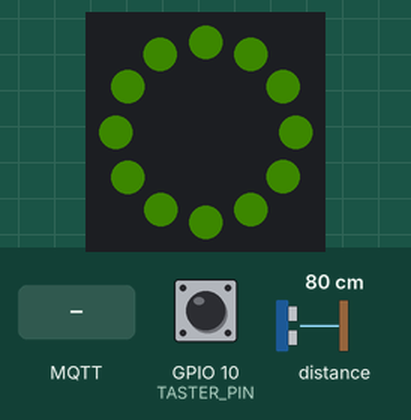
The sketch below on a simulated ESP32-C6. Parts: 12 RGB LEDs in a ring, first at the top, clockwise. The inputs (shaded band) are chosen by the test bench; at power-on: GPIO 10 (TASTER_PIN) LOW, distance to the obstacle 80 cm. Dim RGB values are drawn brighter than linear; WiFi joins after 1.5 s; servers stay silent unless stated; no MQTT or app messages arrive unless stated; what the sketch prints to the serial monitor is not drawn.

Above: at 3.7 s.
3.8 s: GPIO 10 (TASTER_PIN) pulled HIGH for 0.15 s
At 4.6 s:
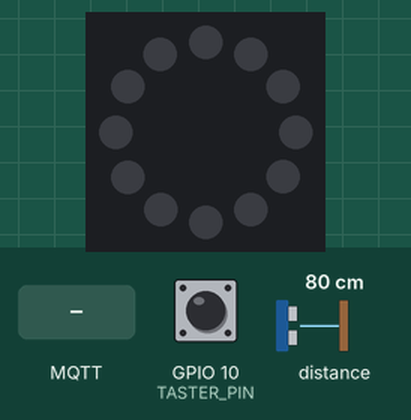
5.4 s: MQTT message "1" arrives on the first subscribed topic
At 6.4 s:
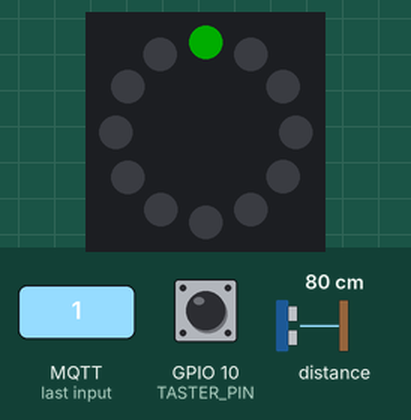
7.0 s: MQTT message "5" arrives on the first subscribed topic
At 8.0 s:
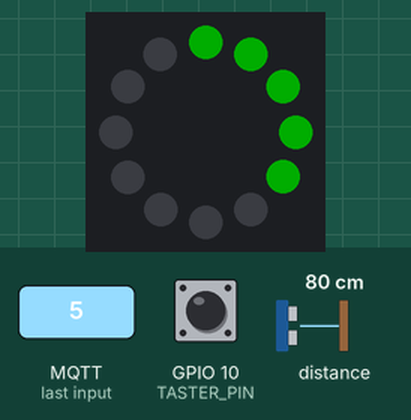
8.5 s: GPIO 10 (TASTER_PIN) pulled HIGH for 1 s
At 9.7 s:
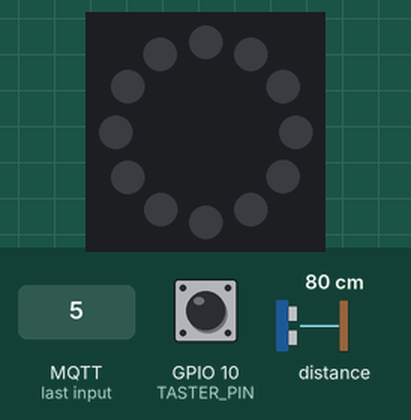
Timing chart, 0 to 11.5 s (numbered marks = the images above; inputs shaded):
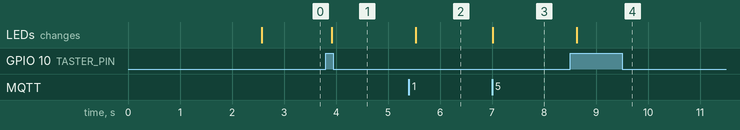

Measured:
- after the input at 3.8 s, the LEDs: change after 0.12 s (image 1)
- after the input at 5.4 s, the LEDs: change after 0.13 s (image 2)
- after the input at 7.0 s, the LEDs: change at once (image 3)
- after the input at 8.5 s, the LEDs: change after 0.13 s (image 4)

The sketch:

12_Eroeffnung.ino
```cpp
/*****************************************************************
 * Beispiel: WLAN + MQTT + TOF-Schalter: Publish / Receive
 * Read TOF sensor (TOF050 VL6180X) via I2C and publish to MQTT broker whether an object is close to the Reader or not.
 * In der Konsole wird nur geprintet, wann die "Session" beginnt und wann sie endet.
 * Für etwas Toleranz wird der Wert mit den letzten Werten verglichen. Um Fehlimpulse zu vermeiden, wird die Console erst beschrieben,
 * sobald die aktuelle Messung mit den letzten paar Messungen übereinstimmt.
 *
 * turn on I2C mode by switching physical switches on the PN532 to 1 / 0 (I2C)
 * Anschluss:

 * RFID/NFC: PN532, TOF: VL6180X
 * RFID/NFC bzw. TOF: SDA <-> ESP32-C6: GPIO 6
 * RFID/NFC bzw. TOF: SCL <-> ESP32-C6: GPIO 7
 * RFID/NFC bzw. TOF: Vcc <-> ESP32-C6: 3.3V
 * RFID/NFC bzw. TOF: GND <-> ESP32-C6: GND

 * LED-Ring
 * WS2812B-Ring: Data In  <->  ESP32-C6: GPIO 5
 * WS2812B-Ring: +5V/Vcc  <->  ESP32-C6: 5V
 * WS2812B-Ring: GND      <->  ESP32-C6: GND

 * Taster
 * Taster Pin 1   <->  ESP32-C6: 3.3V
 * Taster Pin 2   <->  ESP32-C6: GPIO 10
 *
 * Installiere folgende Libraries:
 * -  "Adafruit_PN532" von Adafruit
 * -  "MQTT" von Joel Gaehwiler
 * -  "Adafruit_VL6180X" von Adafruit
 * -  "Adafruit_NeoPixel" von Adafruit
******************************************************************/


#include <WiFi.h>
#include <MQTT.h>
#include <Wire.h>                                                      // I2C
#include "Adafruit_VL6180X.h"
#include <Adafruit_PN532.h>                                            // NFC Reader
#include "esp_log.h"
#include <Adafruit_NeoPixel.h>


// WLAN und MQTT Einstellungen
const char* ssid = "Energiepark Technik";                                // @todo: add your wifi name "FRITZ!Box 6690 TA"
// const char* ssid = "tinkergarden";                                // @todo: add your wifi name "FRITZ!Box 6690 TA"
// const char* ssid = "LinusFetzMusikGast";                                // @todo: add your wifi name "FRITZ!Box 6690 TA"
const char* pass = "Energiepark2025.8";                             // @todo: add your wifi pw, "79854308499311013585"
// const char* pass = "strenggeheim";                             // @todo: add your wifi pw, "79854308499311013585"
// const char* pass = "linusfetzgast";                             // @todo: add your wifi pw, "79854308499311013585"
const char* mqtt_broker = "192.168.178.25";                            // "broker.emqx.io", "192.168.0.80"
// const char* mqtt_broker = "192.168.0.60";                            // "broker.emqx.io", "192.168.0.80"
// const char* mqtt_broker = "broker.hivemq.com";                            // "broker.emqx.io", "192.168.0.80", "test.mosquitto.org", "broker.hivemq.com"
const char* mqtt_client_id = "headphone_station_audio1de";

const char* MQTT_PUBLISH_TOPIC_AUDIO = "holz/player/audio1de";                    // Topics.  -   Diese werden für Subscribing und Publishing genutzt
const char* MQTT_SUBSCRIBE_TOPIC_SECTIONS_LEDRING = "holz/ledring_audio1de/numsections";      // Payload: 0 - 12
const char* MQTT_SUBSCRIBE_TOPIC_TRACK_STATE = "holz/ledring_audio1de/state";
const char* subscribe_topics[] = { MQTT_SUBSCRIBE_TOPIC_SECTIONS_LEDRING, MQTT_SUBSCRIBE_TOPIC_TRACK_STATE};         // Array der zu abonnierenden Topics (hier nur eines, aber erweiterbar)

WiFiClient wificlient;
MQTTClient mqttclient;


// I2C Pins definieren
#define SDA_PIN 6
#define SCL_PIN 7


// TOF Distanzsensor

Adafruit_VL6180X tof = Adafruit_VL6180X();
int tof_maxdistance = 2;                                                // 30 ~ 40mm -> Sensor misst ab ca 10mm

// --- Globale Variablen für die Zustandsverwaltung ---
bool tof_objectDetected_temp = false;                                    // Aktueller Zustand (ohne Entprellung)
bool tof_objectDetected = false;                                         // Endgültiger Zustand (nach Entprellung) -> Wert gilt als endgültig, sobald mehrmals derselbe Wert erkannt wurde

// Array zum Speichern der letzten Zustände für die Entprellung
const int tof_toleranz_entprellung = 5;
bool tof_prevStates[tof_toleranz_entprellung];
int tof_state_index = 0;                                                 // Index für das Array
int tof_timestamp_prev_detected = 0;


// NFC Reader

// IRQ und RESET Pins definieren – werden vom PN532-Modul NICHT verwendet bei I2C, aber Bibliothek erwartet sie
#define PN532_IRQ   (2)
#define PN532_RESET (3)

// Konstruktor mit IRQ, RESET und Wire
Adafruit_PN532 nfc(PN532_IRQ, PN532_RESET, &Wire);

// Ziel-UID definieren (7 Bytes)
// const uint8_t TARGET_UID[] = { 0xFF, 0x0F, 0x17, 0xE9, 0x3F, 0x00, 0x00 };
String target_id = "14AA77D6";
String target_id_B = "A44347D0";
const uint8_t NFC_TARGET_UID_LENGTH = 7;

// --- Statusvariablen für die verbesserte Erkennung ---
bool nfc_tagCurrentlyPresent = false;                                  // Merkt sich, ob der TARGET_UID-Tag aktuell als "anwesend" gilt // Wert ist bereits entprellt
int nfc_presentConfirmCounter = 0;                                     // Zählt aufeinanderfolgende erfolgreiche Lesungen des TARGET_UID
int nfc_absentConfirmCounter = 0;                                      // Zählt aufeinanderfolgende fehlgeschlagene Lesungen (Tag nicht da)

const int NFC_CONFIRM_PRESENT_THRESHOLD = 3;                           // Der Tag muss X-mal hintereinander korrekt gelesen werden, um als "anwesend" zu gelten.
const int NFC_CONFIRM_ABSENT_THRESHOLD = 5;                            // Der Tag muss X-mal hintereinander NICHT gelesen werden, um als "entfernt" zu gelten.

uint8_t nfc_uid[7];                                                    // Buffer zum Speichern der UID
uint8_t nfc_uidLength;                                                 // Länge der UID
bool nfc_tag_erkannt;                                                  // in dieser Variable wird gespeichert, ob irgendein NFC Tag erkannt wurde
bool nfc_isTargetTag;                                                  // handelt es sich bei dem erkannten NFC Tag wirklich um den gewünschten?


// LED-Ring


#define LED_PIN 5
#define NUM_PIXELS 12
#define DELAYVAL 500
#define LED_BRIGHTNESS 50

Adafruit_NeoPixel strip = Adafruit_NeoPixel(NUM_PIXELS, LED_PIN, NEO_GRB + NEO_KHZ800);


// Taster

#define TASTER_PIN 10
int buttonState = 0;
int prev_buttonState = 0;


// allgemein

bool is_object_detected;                                               // diese Variable is nur dann true oder false, wenn alle Sensoren den Wert true bzw. false ausgeben
bool prev_is_object_detected;


// Funktionsprototypen
void connectWiFi();
void connectMQTT();
void mqtt_messageReceived(String& topic, String& payload);
void init_tof();
void read_tof();
void init_nfc();
void read_nfc();


void setup() {
  Serial.begin(115200);
  delay(1000);                                                           // warten, sonst werden die Serial.print in setup() nicht auf die Komsole gedruckt
  Serial.println("Kopfhörer-Station startet...");

  // WLAN verbinden
  connectWiFi();

  // --- MQTT Client initialisieren und Callback setzen ---
  // Diese Zeilen müssen hier stehen und nicht in connectMQTT()
  mqttclient.begin(mqtt_broker, wificlient);
  mqttclient.onMessage(mqtt_messageReceived);
  connectMQTT();

  // I2C

  // Harte Methode: ESP32-I2C-Logger komplett ausschalten, sonst wird Konsole zugemüllt
  esp_log_set_vprintf([](const char *fmt, va_list args) -> int {
    (void)fmt;   // ignore
    (void)args;  // ignore
    return 0;    // nichts ausgeben
  });


  Wire.begin(SDA_PIN, SCL_PIN);                                         // Wire starten mit den benutzerdefinierten I2C Pins


  init_tof();                                                           // TOF Sensor
  init_nfc();                                                           // NFC Sensor


  // Init LED-Ring

  strip.begin();
  strip.setBrightness(LED_BRIGHTNESS);


  strip.clear();
  for(int i=0; i<12; i++) {                   // für jeden einzelnen Pixel - in der Schleife
    strip.setPixelColor(i, strip.Color(25, 50, 0));   // Werte: 0 - 255
  }
  strip.show();


  // Init Taster

  pinMode(TASTER_PIN, INPUT_PULLDOWN);  // initialize the pushbutton pin as an input:


  Serial.println("Setup abgeschlossen.");
}

void loop() {
  // MQTT
  mqttclient.loop();                                                    // MQTT Loop regelmässig aufrufen, um die Verbindung am Leben zu halten und Nachrichten zu empfangen
  if (!mqttclient.connected()) {                                        // Überprüfen, ob die MQTT-Verbindung aktiv ist. Wenn nicht, versuchen wir uns neu zu verbinden.
    Serial.println("MQTT Verbindung verloren. Versuche Neuverbindung...");
    connectMQTT();
  }

  read_nfc();                                                            // get NFC "button" state
  read_tof();                                                            // get TOF "button" state
  // return;


   // Alterative: Taster:

  buttonState = digitalRead(TASTER_PIN);
  if(buttonState != prev_buttonState) {
    prev_buttonState = buttonState;
    if (buttonState == 1) {
        String publishPayload = "play";
        Serial.printf("--> Publishing: Topic: %s, Payload: %s\n", MQTT_PUBLISH_TOPIC_AUDIO, publishPayload);
        mqttclient.publish(MQTT_PUBLISH_TOPIC_AUDIO, publishPayload);
        strip.clear();
        strip.show();

    }
  }


  // Kombiniere states von TOF und RFI


  if(nfc_tagCurrentlyPresent == true && tof_objectDetected == true){
    is_object_detected = true;
  }
  else if(nfc_tagCurrentlyPresent == false && tof_objectDetected == false){
    is_object_detected = false;
  }
  else return;


  if(is_object_detected == prev_is_object_detected) return;
  if(is_object_detected == true){
    prev_is_object_detected = true;

    String publishPayload = "pause";
    Serial.printf("--> Publishing: Topic: %s, Payload: %s\n", MQTT_PUBLISH_TOPIC_AUDIO, publishPayload);
    mqttclient.publish(MQTT_PUBLISH_TOPIC_AUDIO, publishPayload);
  }
  else if(is_object_detected == false){
    prev_is_object_detected = false;

    String publishPayload = "play";
    Serial.printf("--> Publishing: Topic: %s, Payload: %s\n", MQTT_PUBLISH_TOPIC_AUDIO, publishPayload);
    mqttclient.publish(MQTT_PUBLISH_TOPIC_AUDIO, publishPayload);
  }


  delay(100);                                                             // kurze Pause, entlastet den Prozessor
}


// --- WLAN Funktionen ---

void connectWiFi() {
  Serial.printf("Verbinde mit WLAN %s", ssid);                            // ssid ist const char*, kein String(ssid) nötig
  WiFi.begin(ssid, pass);

  int attempts = 0;
  while (WiFi.status() != WL_CONNECTED && attempts < 40) {                // Max 20 Versuche (10 Sekunden)
    delay(500);
    Serial.print(".");
    attempts++;
  }
  if (WiFi.status() == WL_CONNECTED) {
    Serial.printf("\nWiFi verbunden: SSID: %s, IP-Adresse: %s\n", ssid, WiFi.localIP().toString().c_str());
  } else {
    Serial.println("\nWiFi Verbindung fehlgeschlagen! Neustart ...");
    ESP.restart();   // Neustart auslösen
  }
}


// --- MQTT Funktionen ---

void connectMQTT() {                                                      // Diese Funktion kümmert sich nur noch um den eigentlichen Verbindungsaufbau und das Abonnement.
  Serial.printf("Verbinde mit MQTT Broker: %s\n", mqtt_broker);
  int attempts = 0;
  // Versuche, eine Verbindung herzustellen, bis sie erfolgreich ist
  while (!mqttclient.connect(mqtt_client_id)) {                           // Optional: Mit Benutzername/Passwort: mqttclient.connect(mqtt_client_id, "username", "password"). ->  -> username und passwort sind oft jeweils "public"
    Serial.println("Fehler beim Verbinden mit MQTT-Broker. Neuer Versuch in 2 Sekunden...");
    attempts++;
    if(attempts > 10){
      Serial.println("\nMQTT Verbindung fehlgeschlagen! Neustart ...");
      ESP.restart();   // Neustart auslösen
    }
    delay(2000);
  }

  Serial.println("Verbunden mit MQTT-Broker");

  int numTopics = sizeof(subscribe_topics) / sizeof(subscribe_topics[0]);
  for (int i = 0; i < numTopics; i++) {
    mqttclient.subscribe(subscribe_topics[i]);
    Serial.printf("Abonniert Topic: %s\n", subscribe_topics[i]);          // Bestätigung des Abonnements
  }
}


// --- MQTT Callback für eingehende Nachrichten ---
void mqtt_messageReceived(String& topic, String& payload) {
  Serial.printf("<-- MQTT msg empfangen: Topic: %s, Payload: %s\n", topic.c_str(), payload.c_str());

  if (topic.equals(MQTT_SUBSCRIBE_TOPIC_SECTIONS_LEDRING)) {
    int numLedsToLight = payload.toInt();
    // Serial.printf("Empfangen: %d LEDs\n", numLedsToLight);                // %d für Integer


    // LED-Ring bespielen

    strip.clear();
    for(int i=0; i<numLedsToLight; i++) {                   // für jeden einzelnen Pixel - in der Schleife

      strip.setPixelColor(i, strip.Color(0, 255, 0));   // Werte: 0 - 255
      // Serial.print("i");
    }
    strip.show();                                     // sende den aktualisierten Pixel an den LED-Ring
    // Serial.println();


  }


  if (topic.equals(MQTT_SUBSCRIBE_TOPIC_TRACK_STATE)) {
    Serial.printf("Empfangen: %s \n", payload);                // %d für Integer

    if(payload == "ended"){

      strip.clear();
      for(int i=0; i<12; i++) {                   // für jeden einzelnen Pixel - in der Schleife
        strip.setPixelColor(i, strip.Color(25, 50, 0));   // Werte: 0 - 255
      }
      strip.show();                                     // sende den aktualisierten Pixel an den LED-Ring
    }
  }
}


void init_tof(){                                                          // wird in start() aufgerufen
  if (! tof.begin()) {
    Serial.println("Failed to find TOF sensor");
    while (1);
  }
  Serial.println("TOF Sensor found!");


  for(int i=0; i < tof_toleranz_entprellung; i++){
    tof_prevStates[i] = false;
  }
}


void read_tof(){
  uint8_t tof_range = tof.readRange();
  uint8_t tof_status = tof.readRangeStatus();

  // Serial.printf("tof_range: %d\n", tof_range);

  // if (tof_status == VL6180X_ERROR_NONE) {


    // 1.: Aktuellen Zustand (Objekt erkannt oder nicht) bestimmen -> Wird ein Objekt erkannt innerhalb des festgelegten Bereichs?

    if (tof_range < tof_maxdistance) {
      tof_objectDetected_temp = true;
      // Serial.println("Object detected");
    } else {
      tof_objectDetected_temp = false;
    }


    // 2.: Zustand für Entprellung speichern -> Mehrere Werte aufnehmen und miteinander vergleichen

    tof_prevStates[tof_state_index] = tof_objectDetected_temp;
    tof_state_index = (tof_state_index + 1) % tof_toleranz_entprellung;    // Index zyklisch erhöhen (0, 1, 2, 3, 4, 0, ...)

    // 3. Entprellte Logik prüfen und Ausgabe steuern
    bool tof_all_detected = true;
    bool tof_none_detected = true;

    for (int i = 0; i < tof_toleranz_entprellung; i++) {
      if (!tof_prevStates[i]) {
        tof_all_detected = false;
      }
      if (tof_prevStates[i]) {
        tof_none_detected = false;
      }
    }

    if (tof_all_detected && !tof_objectDetected) {                          // Wenn alle der letzten Werte gleich sind und der endgültige Zustand sich ändert
      tof_objectDetected = true;
      Serial.printf("Objekt in der Nähe (Distanz: %d)\n", tof_range);

      // Signal versenden per MQTT
      // String publishPayload = "pause";
      // Serial.printf("Publishing (TOF only): Topic: %s, Payload: %s\n", MQTT_PUBLISH_TOPIC_AUDIO, publishPayload);
      // mqttclient.publish(MQTT_PUBLISH_TOPIC_AUDIO, publishPayload);


    } else if (tof_none_detected && tof_objectDetected) {
      tof_objectDetected = false;
      Serial.printf("kein Objekt in der Nähe (Distanz: %d)\n", tof_range);

       // Signal versenden per MQTT
      // String publishPayload = "play";
      // Serial.printf("Publishing (TOF only): Topic: %s, Payload: %s\n", MQTT_PUBLISH_TOPIC_AUDIO, publishPayload);
      // mqttclient.publish(MQTT_PUBLISH_TOPIC_AUDIO, publishPayload);
    }
  // }
}


void init_nfc(){                                                          // wird in start() aufgerufen
  nfc.begin();                                                          // NFC Reader PN532 starten
  uint32_t nfc_versiondata = nfc.getFirmwareVersion();                  // Firmware-Version abfragen
  if (!nfc_versiondata) {
    Serial.println("Kein PN532 gefunden – Verbindung prüfen.");
    while (1);                                                          // bleibt hängen, wenn nichts gefunden wird
  }

  // Chip-Daten anzeigen
  Serial.printf("Found chip PN5%X\n", (nfc_versiondata >> 24) & 0xFF);
  Serial.printf("Firmware Version: %d.%d\n", (nfc_versiondata >> 16) & 0xFF, (nfc_versiondata >> 8) & 0xFF);

  // Konfiguriere das Modul für RFID-Lesen
  nfc.SAMConfig();
  Serial.println("Warte auf ein RFID/NFC Tag...");
}


void read_nfc(){
  // NFC
  nfc_tag_erkannt = nfc.readPassiveTargetID(PN532_MIFARE_ISO14443A, nfc_uid, &nfc_uidLength, 100);   // Versuche für 100ms, einen Tag zu erkennen. Der Timeout sollte nicht zu kurz sein, da der PN532 Zeit benötigt..
  nfc_isTargetTag = false;


  if (nfc_tag_erkannt) {
    // UID in Hex-String konvertieren
    char nfc_payload[3 * sizeof(nfc_uid) + 1];
    nfc_payload[0] = '\0';

    for (uint8_t i = 0; i < nfc_uidLength; i++) {
      char byteStr[4];
      sprintf(byteStr, "%02X", nfc_uid[i]);
      strcat(nfc_payload, byteStr);
    }
    String current_NFC_string = nfc_payload;
    // Serial.println(current_NFC_string);

    if(current_NFC_string == target_id){
      nfc_isTargetTag = true;
      // Serial.println("der gezeigte ID ist der Gesuchte");
    }
  }


  // --- Logik für die Bestätigung von Anwesenheit/Abwesenheit ---
  if (nfc_isTargetTag) {
    nfc_absentConfirmCounter = 0;                                        // Reset des Abwesenheitszählers
    nfc_presentConfirmCounter++;                                         // Inkrementiere Anwesenheitszähler

    if (nfc_presentConfirmCounter >= NFC_CONFIRM_PRESENT_THRESHOLD) {    // Wenn der Tag oft genug hintereinander bestätigt wurde
      nfc_presentConfirmCounter = NFC_CONFIRM_PRESENT_THRESHOLD;         // Zähler auf Max setzen, um Überlauf zu vermeiden
      if (!nfc_tagCurrentlyPresent) {

        Serial.printf("Ziel-Tag erkannt: %s\n", target_id);              // current_NFC_string == target_id

        // Signal versenden per MQTT
        // String publishPayload = "pause (nfc)";
        // Serial.printf("Publishing (NFC only): Topic: %s, Payload: %s\n", MQTT_PUBLISH_TOPIC_AUDIO, publishPayload);
        // mqttclient.publish(MQTT_PUBLISH_TOPIC_AUDIO, publishPayload);


        nfc_tagCurrentlyPresent = true; // Status auf "anwesend" setzen
      }
    }
  } else {                                                                // Wenn der Ziel-Tag NICHT gelesen wurde (entweder kein Tag oder falscher Tag)
    nfc_presentConfirmCounter = 0;                                        // Reset des Anwesenheitszählers
    nfc_absentConfirmCounter++;                                           // Inkrementiere Abwesenheitszähler

    if (nfc_absentConfirmCounter >= NFC_CONFIRM_ABSENT_THRESHOLD) {
      nfc_absentConfirmCounter = NFC_CONFIRM_ABSENT_THRESHOLD;            // Wenn der Tag oft genug hintereinander NICHT gelesen wurde -> Zähler auf Max setzen
      if (nfc_tagCurrentlyPresent) {                                      // Wenn der Tag vorher als anwesend galt, jetzt aber nicht mehr
        Serial.println("Ziel-Tag entfernt (stabilisiert).");

        // Signal versenden per MQTT
        // String publishPayload = "play (nfc)";
        // Serial.printf("Publishing (NFC only): Topic: %s, Payload: %s\n", MQTT_PUBLISH_TOPIC_AUDIO, publishPayload);
        // mqttclient.publish(MQTT_PUBLISH_TOPIC_AUDIO, publishPayload);

        nfc_tagCurrentlyPresent = false;                                  // Status auf "nicht anwesend" setzen
      }
    }
  }
}
```
